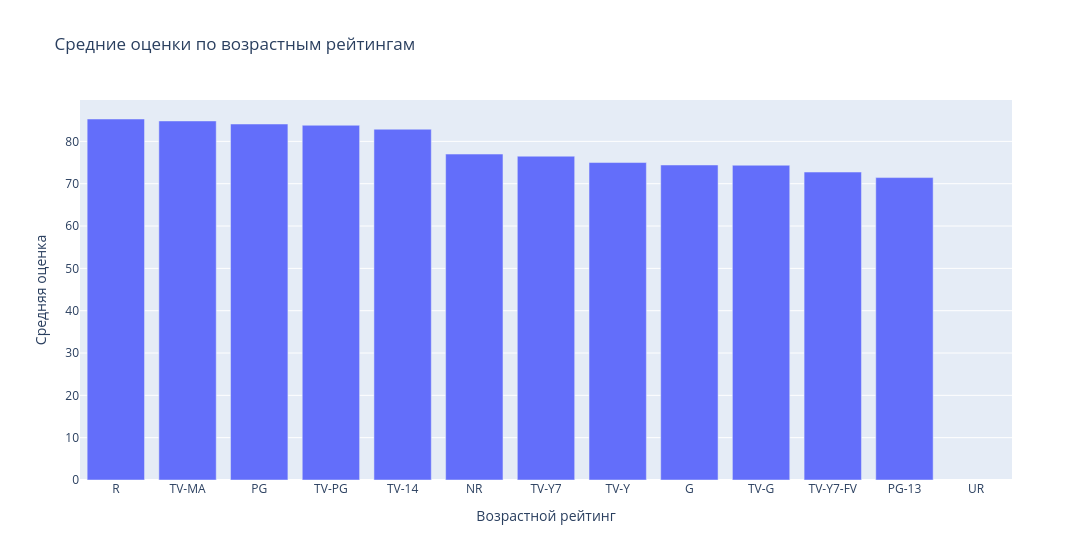

This figure's notebook cell:
### Code cell
fig = go.Figure()

fig.add_trace(go.Bar(x = rating_mean['rating'], y= rating_mean['user rating score']))
fig.update_layout(
        title='Средние оценки по возрастным рейтингам',
        xaxis_title='Возрастной рейтинг',
        yaxis_title='Средняя оценка',
        xaxis=dict(categoryorder='total descending'),
        width = 1200)

fig.show()

### Figure 1 — Plotly figure (JSON) as saved in the notebook; plotly's stock layout.template omitted (floating-point values rounded to 4 significant figures)
{"data": [{"type": "bar", "x": ["G", "NR", "PG", "PG-13", "R", "TV-14", "TV-G", "TV-MA", "TV-PG", "TV-Y", "TV-Y7", "TV-Y7-FV", "UR"], "y": [74.42, 77, 84.1, 71.44, 85.29, 82.87, 74.36, 84.83, 83.81, 75, 76.5, 72.75, null]}], "layout": {"title": {"text": "Средние оценки по возрастным рейтингам"}, "width": 1200, "xaxis": {"categoryorder": "total descending", "title": {"text": "Возрастной рейтинг"}}, "yaxis": {"title": {"text": "Средняя оценка"}}}}
